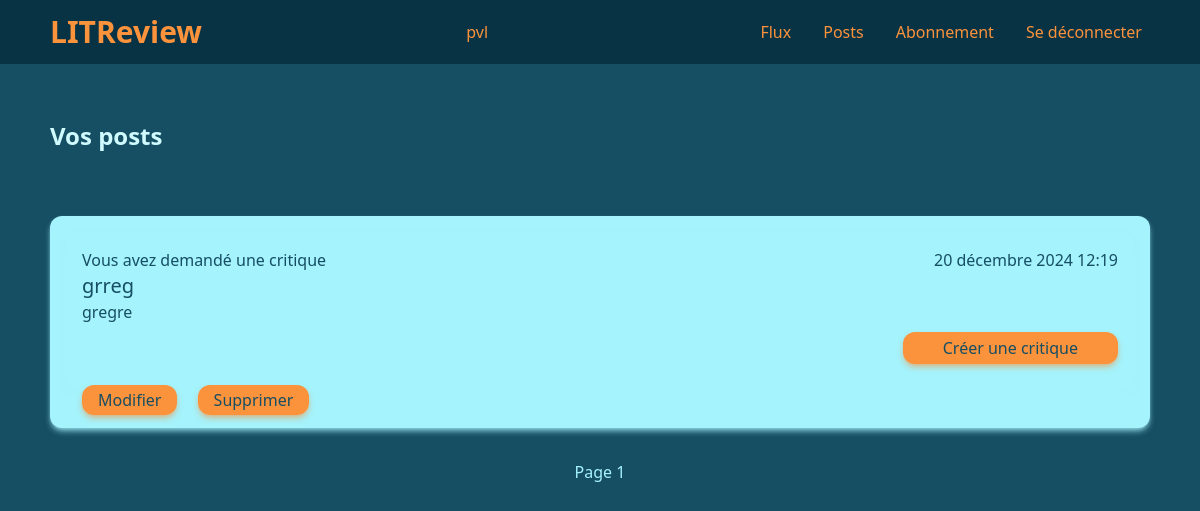
/review/posts/ (signed in), run on an earlier commit of the app's database.
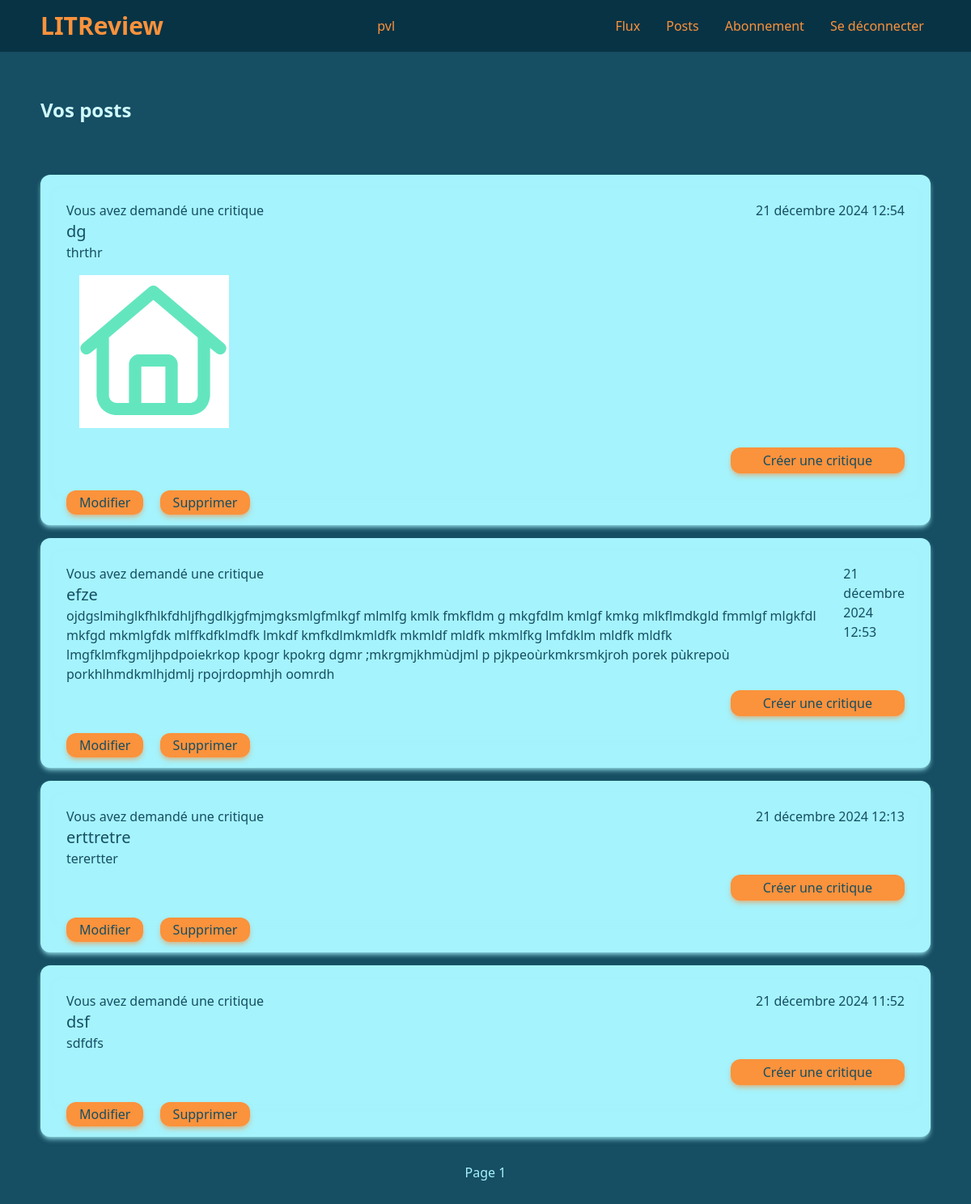
And on a later commit of the database.
### authentication/models.py (models this page shows, shortened)
class User(AbstractBaseUser, PermissionsMixin):
    username = models.CharField(max_length=20, unique=True)
    is_active = models.BooleanField(default=True)
    is_superuser = models.BooleanField(default=False)
    is_staff = models.BooleanField(default=False)
    date_joined = models.DateTimeField(default=timezone.now)
    last_login = models.DateTimeField(blank=True, null=True)
    objects = CustomUserManager()
    USERNAME_FIELD = 'username'
    REQUIRED_FIELDS = []

### review/models.py (models this page shows, shortened)
class Ticket(models.Model):
    title = models.CharField(max_length=128)
    description = models.CharField(max_length=2048, blank=True)
    user = models.ForeignKey(to=settings.AUTH_USER_MODEL, on_delete=models.CASCADE)
    image = models.ImageField(null=True, blank=True)
    time_created = models.DateTimeField(auto_now_add=True)
    response = models.BooleanField(default=False)

### review/views.py (the view)
# urls.py: path('posts/', views.PostsView.as_view(), name='posts'),
class PostsView(LoginRequiredMixin, View):
    template = 'review/posts.html'
    ticket_class = models.Ticket
    review_class = models.Review
    POST_PER_PAGE = 10
    def get(self, request):
        tickets = self.ticket_class.objects.filter(user=request.user)
        tickets = tickets.annotate(content_type=Value('TICKET', CharField()))
        reviews = self.review_class.objects.filter(user=request.user)
        reviews = reviews.annotate(content_type=Value('REVIEW', CharField()))
        posts = sorted(
            chain(tickets, reviews),
            key=lambda post: post.time_created,
            reverse=True
        )
        paginator = Paginator(posts, self.POST_PER_PAGE)
        page_number = request.GET.get('page')
        page_obj = paginator.get_page(page_number)
        return render(request, self.template, context={'posts': page_obj})

### review/templates/review/posts.html
{% extends 'base.html' %}
{% block content %}
    <div class="flex items-center w-full h-40">
        <h2>Vos posts</h2>
    </div>
    <div flex class="flex flex-col gap-4 w-full">
        {% for post in posts %}
            {% if post.content_type == 'TICKET' %}
                <div class="card-medium p-4">
                    {% include 'review/partials/ticket_snippet.html' %}
            {% elif post.content_type == 'REVIEW' %}
                <div class="card-light p-4">
                    {% include 'review/partials/review_snippet.html' %}
            {% endif %}
                    <a href="{% url 'update' content_type=post.content_type|lower id=post.id %}"
                    class="btn px-4 py-1 m-4">Modifier</a>
                    <a href="{% url 'post_delete' content_type=post.content_type|lower id=post.id %}"
                    class="btn px-4 py-1">Supprimer</a>
                </div>
        {% endfor %}
    </div>
    {% include 'review/partials/page_nav.html' %}
{% endblock %}

### templates/base.html (shortened to what this page needs)
<!DOCTYPE html>
<html lang="en">
<head>
    <link rel="stylesheet" href="/static/css/output.css">
</head>
<body class="bg-cyan-900">
    <div class="relative">
        <nav class="flex justify-center fixed top-0 left-0 right-0  h-16 bg-cyan-950 w-full" >
            <div class="nav-text flex justify-between items-center xl:w-2/3 lg:w-11/12">
                <h1>LITReview</h1>
                {% if user.is_authenticated %}
                <p>{{ user }}</p>
                <ul class="flex gap-4">
                    <li>
                        <a href="{% url 'flux' %}" class="nav-hover px-2">Flux</a>
                    </li>
                    <li>
                        <a href="{% url 'posts' %}" class="nav-hover px-2">Posts</a>
                    </li>
                    <li>
                        <a href="{% url 'follows' %}" class="nav-hover px-2">Abonnement</a>
                    </li>
                    <li>
                        <a href="{% url 'logout' %}" class="nav-hover px-2">Se déconnecter</a>
                    </li>
                </ul>
                {% endif %}
            </div>
        </nav>
    </div>
    <section class="flex justify-center w-full mt-14 mb-6 text-cyan-900">
        <div class="flex flex-col items-center xl:w-2/3 lg:w-11/12 w-full">
            {% block content %}{% endblock %}
        </div>
    </section>
</body>
</html>

### review/templates/review/partials/ticket_snippet.html
{% load tz %}
<div class="card-medium p-4">
    <div class="flex justify-between">
        <div>
            {% if post.user == user %}
            <p>Vous avez demandé une critique</p>
            {% else %}
            <p>{{ post.user }} a demandé une critique</p>
            {% endif %}
            <p class="text-xl">{{ post.title }}</p>
            <p>{{ post.description }}</p>
        </div>
        <p>{{ post.time_created|timezone:"Europe/Paris" }}</p>
    </div>
    {% if post.image %}
    <img src="{{ post.image.url }}" class="p-4">
    {% endif %}
    {% if not post.response %}
    <div class="flex justify-end items-center h-12 w-full">
        <a href="{% url 'ticket_response' id=post.id %}" class="btn px-10 py-1">Créer une critique</a>
    </div>
    {% endif %}
</div>

### review/templates/review/partials/page_nav.html (shortened to what this page needs)
<div class="nav-ctn">
    <div class="text-center">
        Page {{ posts.number }}
    </div>
</div>

What changed in the data, as far as the page shows it:
removed Ticket: shows "Vous avez demandé une critique", title "grreg", description "gregre", time_created "20 décembre 2024 12:19", response "Créer une critique"
added Ticket: shows "Vous avez demandé une critique", title "dg", description "thrthr", time_created "21 décembre 2024 12:54", image (picture), response "Créer une critique"
added Ticket: shows "Vous avez demandé une critique", title "efze", description "ojdgslmihglkfhlkfdhljfhgdlkjgfmjmgksmlgfmlkgf mlmlfg kmlk fmkfldm g mkgfdlm kmlgf kmkg mlkflmdkgld fmmlgf mlgkfdl mkfgd mkmlgfdk mlffkdfklmdfk lmkdf kmfkdlmkmldfk mkmldf mldfk mkmlfkg lmfdklm mldfk mldfk lmgfklmfkgmljhpdpoiekrkop kpogr kpokrg dgmr ;mkrgmjkhmùdjml p pjkpeoùrkmkrsmkjroh porek pùkrepoù porkhlhmdkmlhjdmlj rpojrdopmhjh oomrdh", time_created "21 décembre 2024 12:53", response "Créer une critique"
added Ticket: shows "Vous avez demandé une critique", title "erttretre", description "terertter", time_created "21 décembre 2024 12:13", response "Créer une critique"
added Ticket: shows "Vous avez demandé une critique", title "dsf", description "sdfdfs", time_created "21 décembre 2024 11:52", response "Créer une critique"
